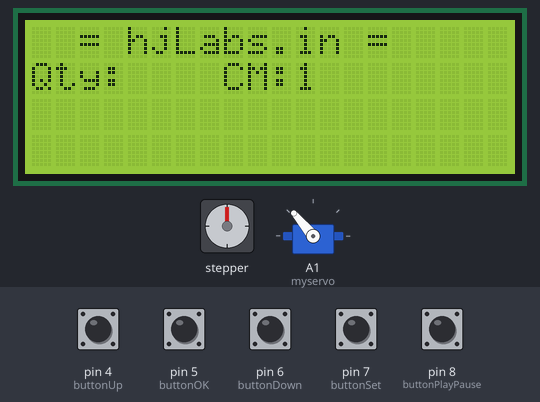
The sketch below on a simulated Arduino Uno, built with avr-gcc and run on an emulated ATmega328P. Parts: stepper motor, 20×4 character LCD, servo. Wiring (inferred from the names in the program): stepper motor driver (200 steps per turn assumed): step pin 2; direction pin 3. Inputs (shaded band) come from the test bench; at power-on: pin 4 (buttonUp), pin 5 (buttonOK), pin 6 (buttonDown), pin 7 (buttonSet), pin 8 (buttonPlayPause) LOW. What the sketch prints to the serial monitor is not drawn.

Above: at 0.85 s.
1.3 s: pin 5 (buttonOK) pulled HIGH for 0.15 s
At 1.61 s:
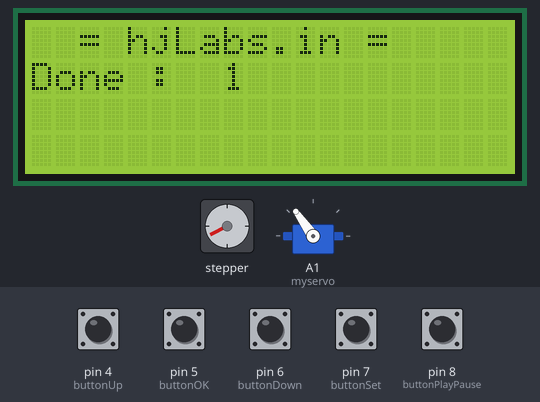
2.0 s: pin 8 (buttonPlayPause) pulled HIGH for 0.15 s
2.7 s: pin 4 (buttonUp) pulled HIGH for 1 s
At 4.28 s:
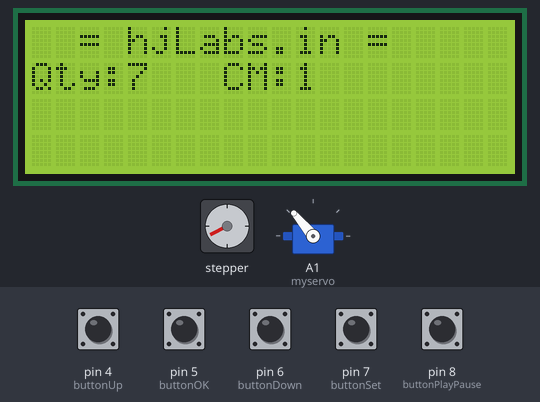
4.3 s: pin 5 (buttonOK) pulled HIGH for 1 s
At 4.6 s:
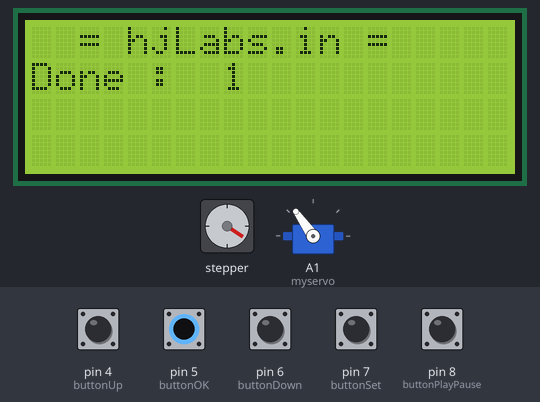
5.9 s: pin 8 (buttonPlayPause) pulled HIGH for 1 s
Timing chart, 0 to 14.2 s (numbered marks = the images above; inputs shaded):
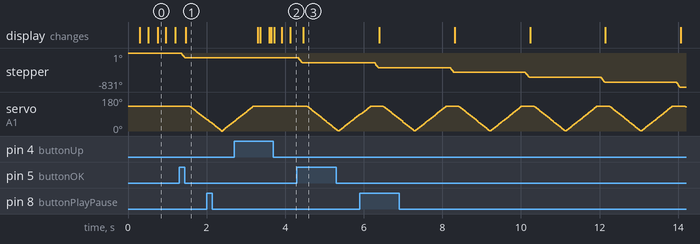

Measured:
- after the input at 1.3 s, stepper: turns 118° counter-clockwise in 0.10 s, starting at once; servo on A1 (myservo): moves from 130° to 59° over 0.43 s, starting after 0.27 s; the display: changes after 0.17 s (image 1)
- after the input at 2.7 s, the display: first changes after 0.60 s (image 2 shows a later state)
- after the input at 4.3 s, stepper: turns 119° counter-clockwise in 0.10 s, starting at once; the display: changes after 0.15 s (image 3)

The sketch:

cutter_machine_old.ino
```cpp
//#include <LiquidCrystal.h> // PARELLEL LCD
#include <Servo.h>
#include <Wire.h>
#include <LiquidCrystal_I2C.h> // I2C LCD

Servo myservo;  // create servo object to control a servo

////// NEW SETTING ////////////////////////
int servoPos = 130;
const int buttonUp = 4;      // UP BUTTON
const int buttonOK = 5;      // OK BUTTON
const int buttonDown = 6;    // DOWN BUTTON
const int buttonSet = 7;     // SET BUTTON
const int buttonPlayPause = 8;     // SET BUTTON

const int stepPin =  2;    // STEPPER STEP PIN
const int dirPin =  3;     // STEPPER DIR PIN`
////////////////////////////////////////////

////// OLD SETTING //////////////////
//int servoPos = 0;
//const int buttonUp = 11;     // UP BUTTON
//const int buttonOK = A3;     // OK BUTTON
//const int buttonDown = 9;    // DOWN BUTTON
//const int buttonSet = 8;     // SET BUTTON
//
//const int stepPin =  13;    // STEPPER STEP PIN
//const int dirPin =  12;      // STEPPER DIR PIN
/////////////////////////////////////


const int servoPin =  A1;   // SERVO PIN

const int SDA_pin =  A4;    // SDA
const int SCL_pin =  A5;     // SCL

const float stepperWheelDiameter = 5.4; // STEPPER WHEEL DIAMETER
const int stepsPerRevolution = 200;
const float cmPerStep = 0.085;
// 17 CM for one rev
// 0.085 cm per step

int blinkcounter = 0;
int qtycounter = 1;
int cmcounter = 1;
bool isLastModeQty = HIGH;
bool lastSetButtonPosition = LOW;
bool lastOKButtonPosition = LOW;
bool lastPlayPauseButtonPosition = LOW;

//LiquidCrystal lcd(2, 3, 4, 5, 6, 7);// PARELLEL LCD
LiquidCrystal_I2C lcd(0x27, 20, 4); // I2C LCD // set the LCD address to 0x27 for a 16 chars and 2 line display

void setup() {
  Serial.begin(9600);
  //  lcd.begin(16, 2); // PARELLEL LCD
  lcd.init(); // I2C LCD
  lcd.backlight();// I2C LCD
  lcd.setCursor(0, 0);
  lcd.print("  = hjLabs.in =");
  //  pinMode(ledPin, OUTPUT);
  pinMode(buttonUp, INPUT);
  pinMode(buttonOK, INPUT);
  pinMode(A2, INPUT);
  pinMode(buttonDown, INPUT);
  pinMode(buttonPlayPause, INPUT);
  pinMode(stepPin, OUTPUT);
  pinMode(dirPin, OUTPUT);
  digitalWrite(dirPin, LOW);
  myservo.attach(A1);
  myservo.write(servoPos);
}

void loop() {
  blinkcounter += 1;
  if (blinkcounter == 20) {
    blinkcounter = 0;
  }
  bool isbuttonUp = digitalRead(buttonUp);
  bool isbuttonDown = digitalRead(buttonDown);

  if (isbuttonUp == HIGH and isLastModeQty == HIGH) {
    qtycounter += 1;
    delay(50);
  }
  if (isbuttonDown == HIGH and qtycounter > 1  and isLastModeQty == HIGH) {
    qtycounter -= 1;
    delay(50);
  }
  if (isbuttonUp == HIGH and isLastModeQty == LOW) {
    cmcounter += 1;
    delay(50);
  }
  if (isbuttonDown == HIGH and cmcounter > 1  and isLastModeQty == LOW) {
    cmcounter -= 1;
    delay(50);
  }

//  Serial.print(blinkcounter);
  lcd.setCursor(0, 1);
  lcd.print("Qty:");
  if (isLastModeQty == HIGH and blinkcounter > 10) {
    lcd.print("   ");
  }
  else {
    lcd.setCursor(4, 1);
    lcd.print(qtycounter);
  }

  lcd.setCursor(8, 1);
  lcd.print("CM:");
  if (isLastModeQty == LOW and blinkcounter > 10) {
    lcd.print("   ");
  } else {
    lcd.setCursor(11, 1);
    lcd.print(cmcounter);
  }

  bool isSetButtonPressed = digitalRead(buttonSet);
  if (isSetButtonPressed == HIGH and isSetButtonPressed != lastSetButtonPosition) {
    isLastModeQty = !isLastModeQty;
    delay(15);
  }
  lastSetButtonPosition = isSetButtonPressed;

  bool isOKButtonPressed = digitalRead(buttonOK);
  delay(10);
//  Serial.print("\n presed ok");
//  Serial.print(isOKButtonPressed);

  if (isOKButtonPressed == HIGH and lastOKButtonPosition != isOKButtonPressed) {
    lastOKButtonPosition = isOKButtonPressed;
    delay(10);
//    Serial.print("\n inside presed ok");

    for (int hj = 0; hj < qtycounter; hj++) {
      int requiredStepsForGivenLen = int(cmcounter * (200 / 3));
      for (int x = 0; x < requiredStepsForGivenLen; x++) {
        digitalWrite(stepPin, HIGH);
        delayMicroseconds(700);
        digitalWrite(stepPin, LOW);
        delayMicroseconds(700);
        checkPlayPause();
      }

      lcd.setCursor(0, 1);
      lcd.print("                         ");
      lcd.setCursor(0, 1);
      lcd.print("Done : ");
      lcd.setCursor(8, 1);
      lcd.print(hj + 1);
      delay(100);
      // CUT WIRE BY SERVO


//      ///////////// 0 initial setting movement //////////////////
//      for (servoPos = 0; servoPos <= 130; servoPos += 1) {
//        // in steps of 1 degree
//        myservo.write(servoPos);
//        delay(6);
//      }
//      for (servoPos = 130; servoPos >= 0; servoPos -= 1) {
//        myservo.write(servoPos);
//        delay(6);
//      }
//      //////////////////////////////////////////////////////////////

  /////////// 130 initial setting movement //////////////////
        for (servoPos = 130; servoPos >= 0; servoPos -= 1) {
          // in steps of 1 degree
          myservo.write(servoPos);
          delay(6);
          checkPlayPause();

        }
        for (servoPos = 0; servoPos <= 130; servoPos += 1) {
          myservo.write(servoPos);
          delay(6);
          checkPlayPause();
        }
  ////////////////////////////////////////////////////////////

      delay(100);
    }
    lcd.setCursor(0, 1);
    lcd.print("                         ");
  }
  lastOKButtonPosition = isOKButtonPressed;

}

void waitforPlay(){
  bool thisPlayPauseButtonPosition = digitalRead(buttonPlayPause);
  Serial.print("insid2222e");
  while(not (thisPlayPauseButtonPosition==HIGH and lastPlayPauseButtonPosition != thisPlayPauseButtonPosition)){
    Serial.print("inside");
    delay(100);
    lastPlayPauseButtonPosition = thisPlayPauseButtonPosition;
    thisPlayPauseButtonPosition = digitalRead(buttonPlayPause);
  }
  delay(15);
  return;
}

void checkPlayPause(){
  bool thisPlayPauseButtonPosition = digitalRead(buttonPlayPause);
  if(thisPlayPauseButtonPosition==HIGH and lastPlayPauseButtonPosition != thisPlayPauseButtonPosition){
    delay(5);
    waitforPlay();
  }
  lastPlayPauseButtonPosition = thisPlayPauseButtonPosition;
  return;
}
```
